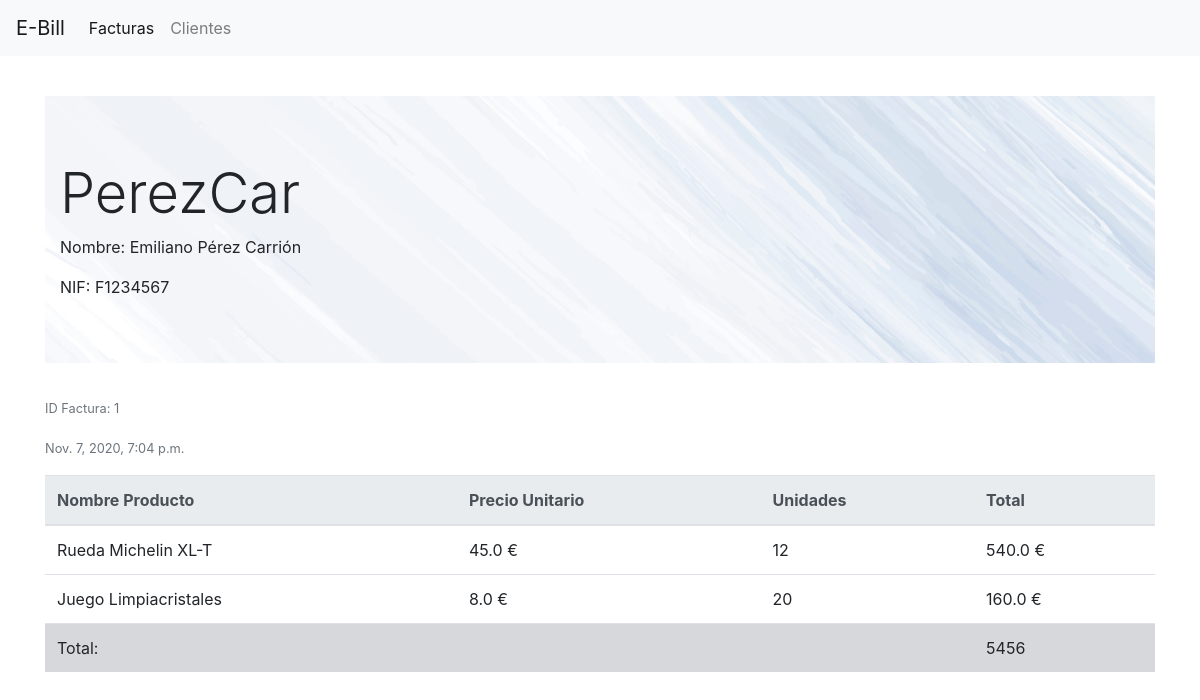
/factura/1, run on the app's committed database.
### ebill/models.py (models this page shows, shortened)
class Factura(models.Model):
    id_factura = models.AutoField(primary_key=True)
    anio = models.DateTimeField(auto_now_add=True, verbose_name='Año',)
    fecha_emision = models.DateTimeField(auto_now_add=True)
    cliente = models.ForeignKey(
        Cliente,
        on_delete=models.PROTECT,
    )

class Cliente(models.Model):
    nif = models.CharField(max_length=8, primary_key=True)
    nombre = models.CharField(max_length=12)
    apellidos = models.CharField(max_length=30)
    direccion = models.CharField(max_length=100)
    empresa = models.CharField(max_length=30, blank=True)

class LineaFactura(models.Model):
    producto_nombre = models.CharField(max_length=50)
    precio_unitario = models.FloatField()
    unidades = models.IntegerField()
    factura = models.ForeignKey(
        Factura,
        on_delete=models.CASCADE,
    )
    def precio_real(self):
        return (self.precio_unitario * self.unidades)

### ebill/views.py (the view)
# urls.py: path('factura/<int:id_factura>', ebill.views.detalle_factura, name="detalle_factura",),
def detalle_factura(request, id_factura):
    return render(request, 'ebill/cuerpo_factura.html', {
        'factura': Factura.objects.get(pk= id_factura),
        'linea_factura': LineaFactura.objects.filter(factura = id_factura),
    })

### ebill/templates/ebill/cuerpo_factura.html (shortened to what this page needs)
{% extends 'ebill/base.html' %}
{% block content %}
<div class="jumbotron jumbotron-fluid detalle_factura">
    <div class="container">
      <h1 class="display-4">{{factura.cliente.empresa}}</h1>
      <p class="card-text">Nombre: {{factura.cliente.nombre}} {{factura.cliente.apellidos}}</p>
      <p class="card-text">NIF: {{factura.cliente.nif}}</p>
    </div>
  </div>
    <p class="card-text"><small class="text-muted">ID Factura: {{factura.pk}}</small></p>
    <p class="card-text"><small class="text-muted">{{factura.fecha_emision}}</small></p>
    <table class="table">
        <thead class="thead-light">
            <tr>
                <th>Nombre Producto</th>
                <th>Precio Unitario</th>
                <th>Unidades</th>
                <th>Total</th>
            </tr>
        </thead>
        <tbody>
            {% for linea in linea_factura %}
                <tr>
                    <td>{{ linea.producto_nombre }}</td>
                    <td>{{ linea.precio_unitario }} €</td>
                    <td>{{ linea.unidades }}</td>
                    <td>{{ linea.precio_real }} €</td>
                </tr>
            {% endfor %}
                <tr class="table-secondary">
                    <td colspan="3">Total:</td>
                    <td>5456</td>
                </tr>
        </tbody>
    </table>
{% endblock content %}

### ebill/templates/ebill/base.html (shortened to what this page needs)
{% load static %}
<!DOCTYPE html>
<html lang="es">
<head>
    <link rel="stylesheet" href="https://maxcdn.bootstrapcdn.com/bootstrap/4.0.0/css/bootstrap.min.css">
    <link rel="stylesheet" href="{% static 'ebill/css/prueba.css' %}">
</head>
<body>
    {% include 'ebill/barra_nav.html' %}
    <div class="container">
        {% block content %}
        {% endblock content %}
    </div>
</body>
</html>

### ebill/templates/ebill/barra_nav.html (shortened to what this page needs)
<nav class="navbar navbar-expand-lg navbar-light bg-light">
    <a class="navbar-brand" href="{% url 'inicio' %}">E-Bill</a>
    <div class="collapse navbar-collapse" id="navbarNav">
      <ul class="navbar-nav">
        <li class="nav-item active">
          <a class="nav-link" href="/facturas">Facturas</a>
        </li>
        <li class="nav-item">
          <a class="nav-link" href="/clientes">Clientes</a>
        </li>
      </ul>
    </div>
  </nav>

### ebill/static/ebill/css/prueba.css (style rules this page uses)
.jumbotron { margin-top: 5vh; }
.detalle_cliente, .detalle_factura { background-image: url(/static/ebill/img/fondoCliente.jpg); background-position: 100% 100%; background-repeat: no-repeat; }

### data on the page
Factura: cliente.empresa "PerezCar", cliente.nombre "Emiliano", cliente.apellidos "Pérez Carrión", cliente.nif "F1234567", pk "1", fecha_emision "Nov. 7, 2020, 7:04 p.m."
LineaFactura: producto_nombre "Rueda Michelin XL-T", precio_unitario "45.0", unidades "12", precio_real "540.0"
LineaFactura: producto_nombre "Juego Limpiacristales", precio_unitario "8.0", unidades "20", precio_real "160.0"
